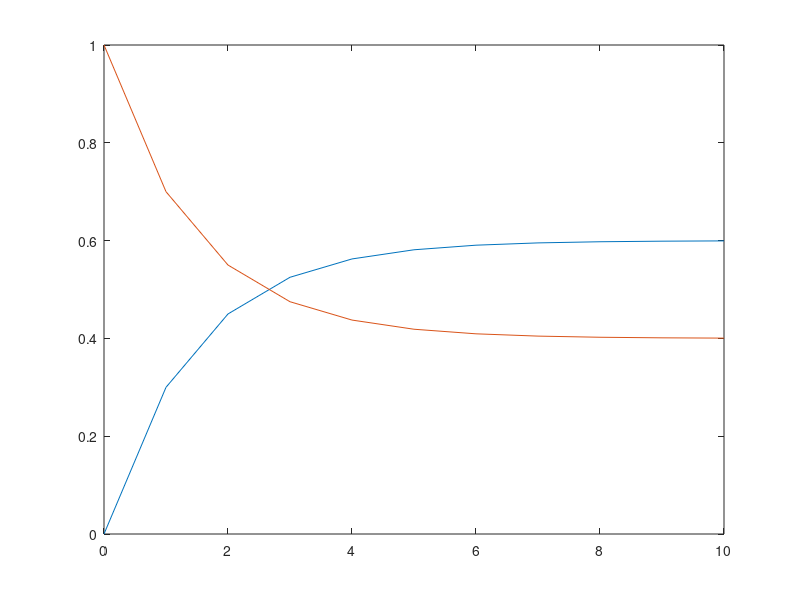

Here is the MATLAB script that generated this plot:
% Introduction to linear Algebra
% 2.1 Vectors and Linear Equations
%% Problem 23
A = [1 2;3 4];
x = [5 -2]';
b = [1 7]';
% disp(b - A*x)
%% Promble 24
A = eye(3);
v = [3:5]';
% disp(A*v);
%% Problem 25
A = ones(4);
v = ones(4,1);
B = eye(4) + ones(4);
w = zeros(4,1) + 2*ones(4,1);
% disp(B*w)
%% Problem 30
u = [0;1];
x = u;
k = 0:10;
A = [.8 .3; .2 .7];
for j = 1:10
    u = A*u;
    x = [x u];
end
plot(k,x)